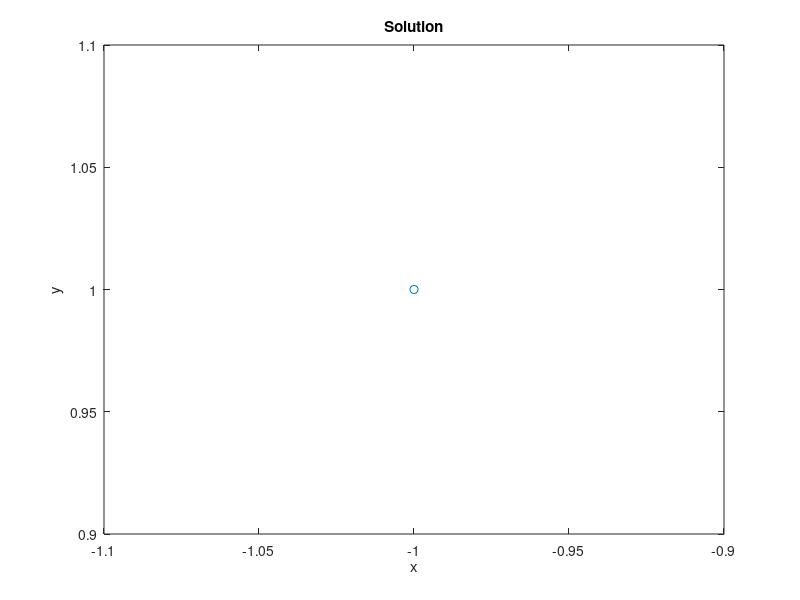

Recreate this plot in MATLAB.
clear;clc;
ode = @(x, y) [y(2); y(3); y(4)^3*y(1) - y(1)/y(4) - y(2); y(1)*y(3) - y(3)];

y0 = [1, 0, 0, log(1)];
rangex = [-1, 1];
[x, y] = ode45(ode, rangex, y0);

plot(x, y(:, 1), '-o')
xlabel('x')
ylabel('y')
title('Solution')